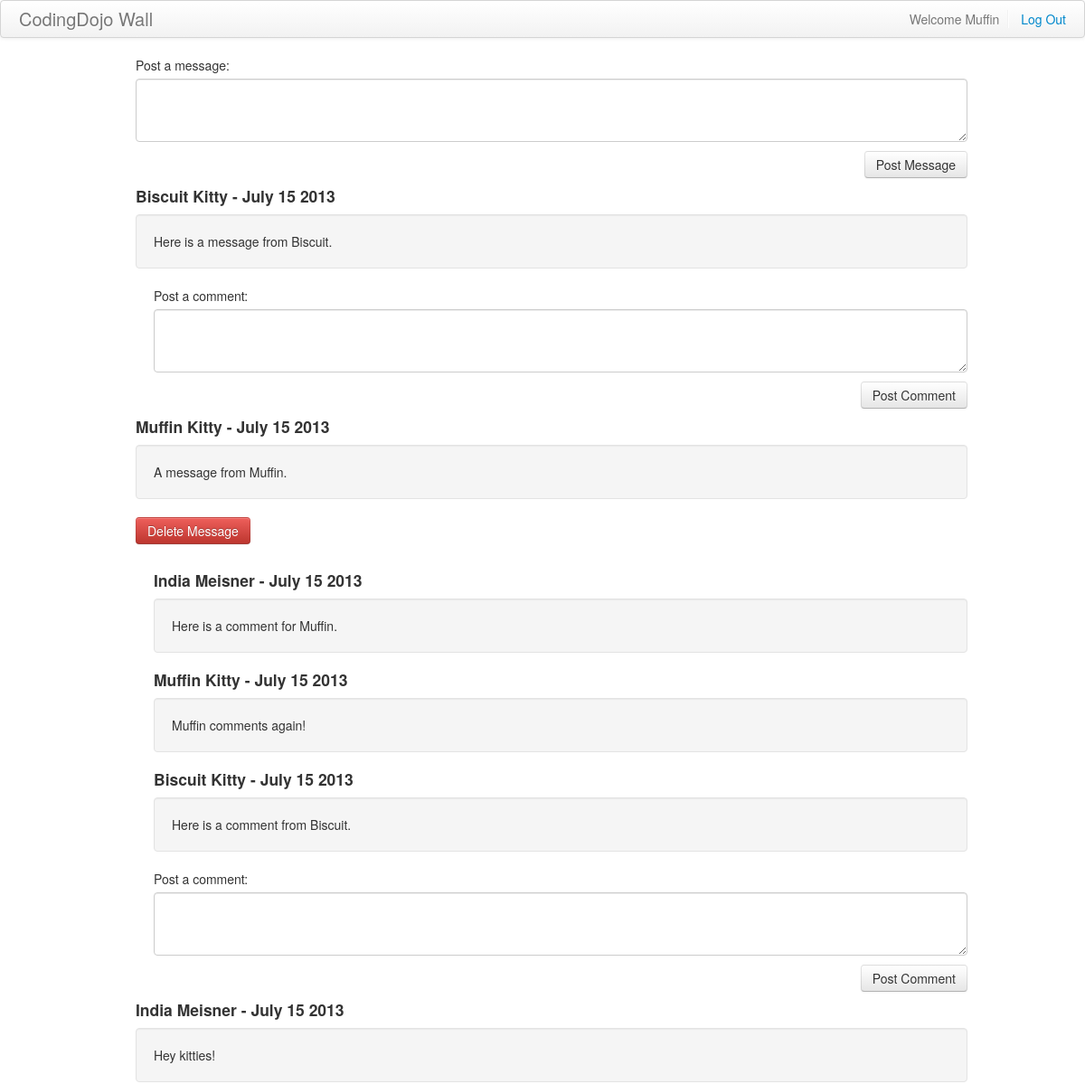
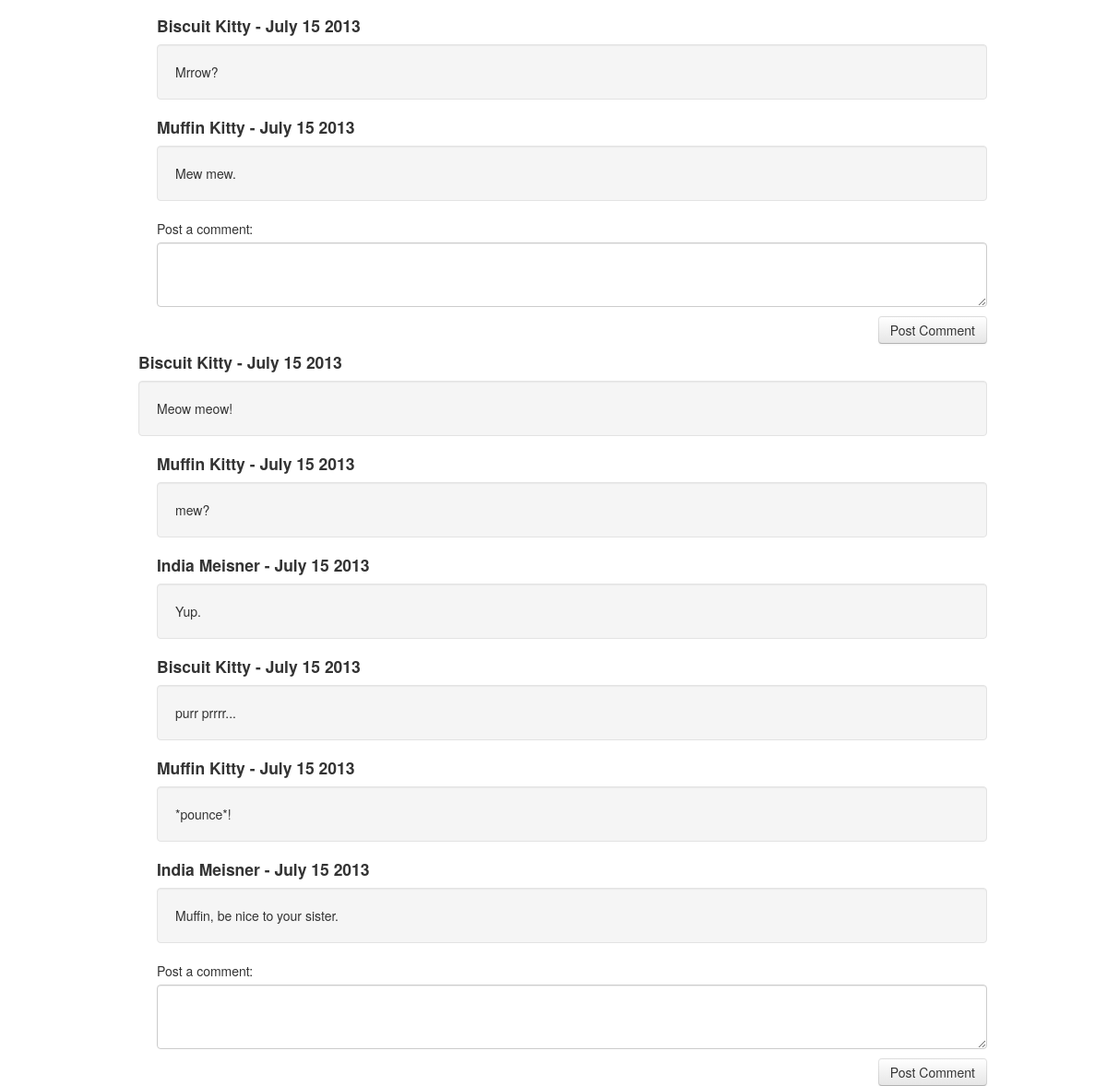
The page /wall.php (signed in) on the database its author committed (2 pictures, top to bottom).
### tables this page shows
CREATE TABLE `messages` (
  `id` int(11) NOT NULL AUTO_INCREMENT,
  `user_id` int(11) NOT NULL,
  `message` text,
  `created_at` datetime DEFAULT NULL,
  `updated_at` datetime DEFAULT NULL,
  PRIMARY KEY (`id`),
  KEY `fk_messages_users1_idx` (`user_id`),
  CONSTRAINT `fk_messages_users1` FOREIGN KEY (`user_id`) REFERENCES `users` (`id`) ON DELETE NO ACTION ON UPDATE NO ACTION
);

CREATE TABLE `comments` (
  `id` int(11) NOT NULL AUTO_INCREMENT,
  `message_id` int(11) NOT NULL,
  `user_id` int(11) NOT NULL,
  `comment` text,
  `created_at` datetime DEFAULT NULL,
  `updated_at` datetime DEFAULT NULL,
  PRIMARY KEY (`id`),
  KEY `fk_comments_messages_idx` (`message_id`),
  KEY `fk_comments_users1_idx` (`user_id`),
  CONSTRAINT `fk_comments_messages` FOREIGN KEY (`message_id`) REFERENCES `messages` (`id`) ON DELETE NO ACTION ON UPDATE NO ACTION,
  CONSTRAINT `fk_comments_users1` FOREIGN KEY (`user_id`) REFERENCES `users` (`id`) ON DELETE NO ACTION ON UPDATE NO ACTION
);

### connection.php (called while the page is built, shortened)
<?php
function fetch_all($query)
{
	$data = array();
	$result = mysql_query($query);
	while($row = mysql_fetch_assoc($result))
	{
		$data[] = $row;
	}
	return $data;
}
function fetch_record($query)
{
	$result = mysql_query($query);
	return mysql_fetch_assoc($result);
}
?>

### include/functions.php (the view, shortened to what this page needs)
<?php
	function get_messages()
	{
		$query = "SELECT *, CONCAT(MONTHNAME(created_at), ' ', DAYOFMONTH(created_at), ' ', YEAR(created_at)) as display_date FROM messages ORDER BY created_at DESC";
		return fetch_all($query);
	}
	function display_messages($messages)
	{
		foreach($messages as $message)
		{
			$author_name = get_author_name($message);
			$date = $message["display_date"];
			echo "<div class='message_box left_padding'>";
			echo "<h4>{$author_name} - {$date}</h4>";
			echo "<div class='well'>{$message['message']}</div>";
			if ( $message["user_id"] == $_SESSION["user"]["id"] )
			{
				create_delete_form($message);
			}
			$comments = get_comments($message);
			display_comments($comments);
			comment_form($message);
			echo "</div>";
		}
	}
	function get_author_name($item)
	{
		$query = "SELECT CONCAT(first_name, ' ', last_name) as full_name FROM users WHERE id={$item['user_id']}";
		$author = fetch_record($query);
		return "{$author['full_name']}";
	}
	function create_delete_form($message)
	{
		echo "<form action='process.php' method='post'>";
		echo "<button type='submit' class='btn btn-danger bottom-margin'>Delete Message</button>";
		echo "</form>";
	}
	function get_comments($message)
	{
		$query = "SELECT *, CONCAT(MONTHNAME(created_at), ' ', DAYOFMONTH(created_at), ' ', YEAR(created_at)) as display_date FROM comments WHERE message_id = {$message['id']} ORDER BY created_at ASC";
		return fetch_all($query);
	}
	function display_comments($comments)
	{
		foreach($comments as $comment)
		{
			echo "<div class='comment_box left_padding'>";
			$author_name = get_author_name($comment);
			$date = $comment["display_date"];
			echo "<h4>{$author_name} - {$date}</h4>";
			echo "<p class='well'>{$comment['comment']}</p>";
			echo "</div>";
		}
	}
	function comment_form($message)
	{	?>
		<form class="post_a_comment left_padding" action="process.php" method="post">
			<label for="comment">Post a comment:</label>
			<textarea class="input-block-level" rows="3" name="comment" id="comment"></textarea>
			<button type="submit" class="btn pull-right">Post Comment</button>
		</form>
		<div class="clearfix"></div>
<?php
 	}
 ?>

### wall.php (shortened to what this page needs)
<?php
	require("connection.php");
	if ( !isset($_SESSION["logged_in"]) )
		header("location: index.php");
	else
	{
		require("include/header.php");
		require("include/functions.php");
	}
?>
		<div class="container">
			<form class="post_a_message left_padding" action="process.php" method="post">
				<label for="message">Post a message:</label>
				<textarea class="input-block-level" rows="3" name="message" id="message"></textarea>
				<button type="submit" class="btn pull-right">Post Message</button>
			</form>
			<div class="clearfix"></div>
			<div id="message_list">
				<?php
					$messages = get_messages();
					display_messages($messages);
				?>
			</div>
		</div>
	</body>
</html>

### include/header.php (shortened to what this page needs)
<!DOCTYPE HTML>
<html lang="en-US">
	<head>
		<link href="css/bootstrap.min.css" rel="stylesheet" type="text/css">
		<link href="css/wall.css" rel="stylesheet" type="text/css">
	</head>
	<body>
		<div class="navbar">
			<div class="navbar-inner">
				<ul class="nav">
					<li class="brand">CodingDojo Wall</li>
				</ul>
				<div class="navbar-text pull-right">Welcome <?= $_SESSION["user"]["first_name"] ?><span class="divider-vertical"></span>
			 	<a href="process.php">Log Out</a>
				</div>
			</div>
		</div>

### css/wall.css (style rules this page uses)
.left_padding { padding-left: 20px; }
.bottom-margin { margin-bottom: 10px; }

### rows shown on the page
messages: author_name "Biscuit Kitty", date "July 15 2013", message "Here is a message from Biscuit."
messages: author_name "Muffin Kitty", date "July 15 2013", message "A message from Muffin."
comments: author_name "India Meisner", date "July 15 2013", comment "Here is a comment for Muffin."
comments: author_name "Muffin Kitty", date "July 15 2013", comment "Muffin comments again!"
comments: author_name "Biscuit Kitty", date "July 15 2013", comment "Here is a comment from Biscuit."
messages: author_name "India Meisner", date "July 15 2013", message "Hey kitties!"
comments: author_name "Biscuit Kitty", date "July 15 2013", comment "Mrrow?"
comments: author_name "Muffin Kitty", date "July 15 2013", comment "Mew mew."
messages: author_name "Biscuit Kitty", date "July 15 2013", message "Meow meow!"
comments: author_name "Muffin Kitty", date "July 15 2013", comment "mew?"
comments: author_name "India Meisner", date "July 15 2013", comment "Yup."
comments: author_name "Biscuit Kitty", date "July 15 2013", comment "purr prrrr..."
comments: author_name "Muffin Kitty", date "July 15 2013", comment "*pounce*!"
comments: author_name "India Meisner", date "July 15 2013", comment "Muffin, be nice to your sister."

### other values the page prints
$_SESSION["user"]["first_name"] "Muffin"
